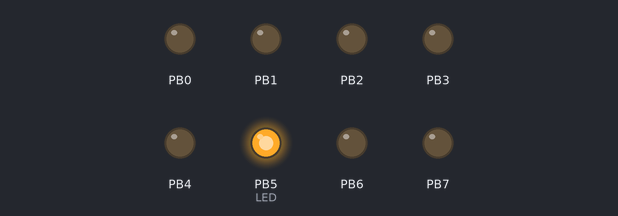
This program was run on a simulated ATmega328P, built with avr-gcc and emulated at 16 MHz. Shown: output pins drawn as LEDs (lit = HIGH).

Above: at 1.7 s.
At 6.7 s:
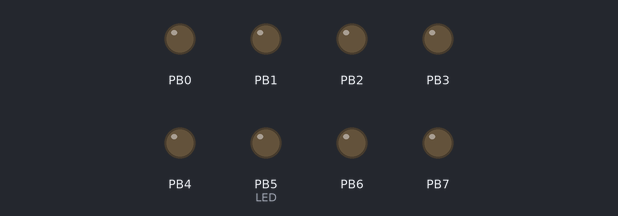
Timing chart, 0 to 9.4 s (numbered marks = the images above):
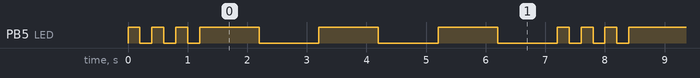

Measured:
- by itself, PB5 (LED): repeats every 7.2 s: 2 × (LOW 0.20 s, HIGH 0.20 s), LOW 0.20 s, 3 × (HIGH 1.0 s, LOW 1.0 s), HIGH 0.20 s
- by itself, everything shown: repeats every 7.2 s, in 12 steps

The program:

main.c
```c
/*
 * s05_e07_pisca_led_3xrapido_3xlento.c
 *
 * Created: 03/08/2022 15:48:14
 * Author : Matheus
 *
 * 5.7   Desenvolva um programa para piscar um LED rapidamente 3 vezes e
 * 3 vezes lentamente.
 */

#define F_CPU 16000000UL //define frequência do microcontrolador de 16MHz
#include <avr/io.h>
#include <util/delay.h>

#define set_bit(Y, bit_x) (Y |= (1 << bit_x))  //seta o bit x do PORTY
#define clr_bit(Y, bit_x) (Y &= ~(1 << bit_x)) //limpa o bit x do PORTY
#define tst_bit(Y, bit_x) (Y & (1 << bit_x))   //retorna o bit x do PORTY
#define cpl_bit(Y, bit_x) (Y ^= (1 << bit_x))  //complemanta o bit x do PORTY

#define LED PB5 //LED é substituído por PB5 na programação

int main()
{
	DDRB = 0xFF;  //configura todo o PORTB como saída

	while(1)
	{
		//utilizando estruturas de repetição e otimização o programa consumiu 204 bytes
		//piscando led rapidamente
		for(unsigned int i = 6; i > 0; i--)
		{
			cpl_bit(PORTB, LED);
			_delay_ms(200);
		}
		//piscando led lentamente
		for(unsigned int i = 6; i > 0; i--)
		{
			cpl_bit(PORTB, LED);
			_delay_ms(1000);
		}
	}
}
```
